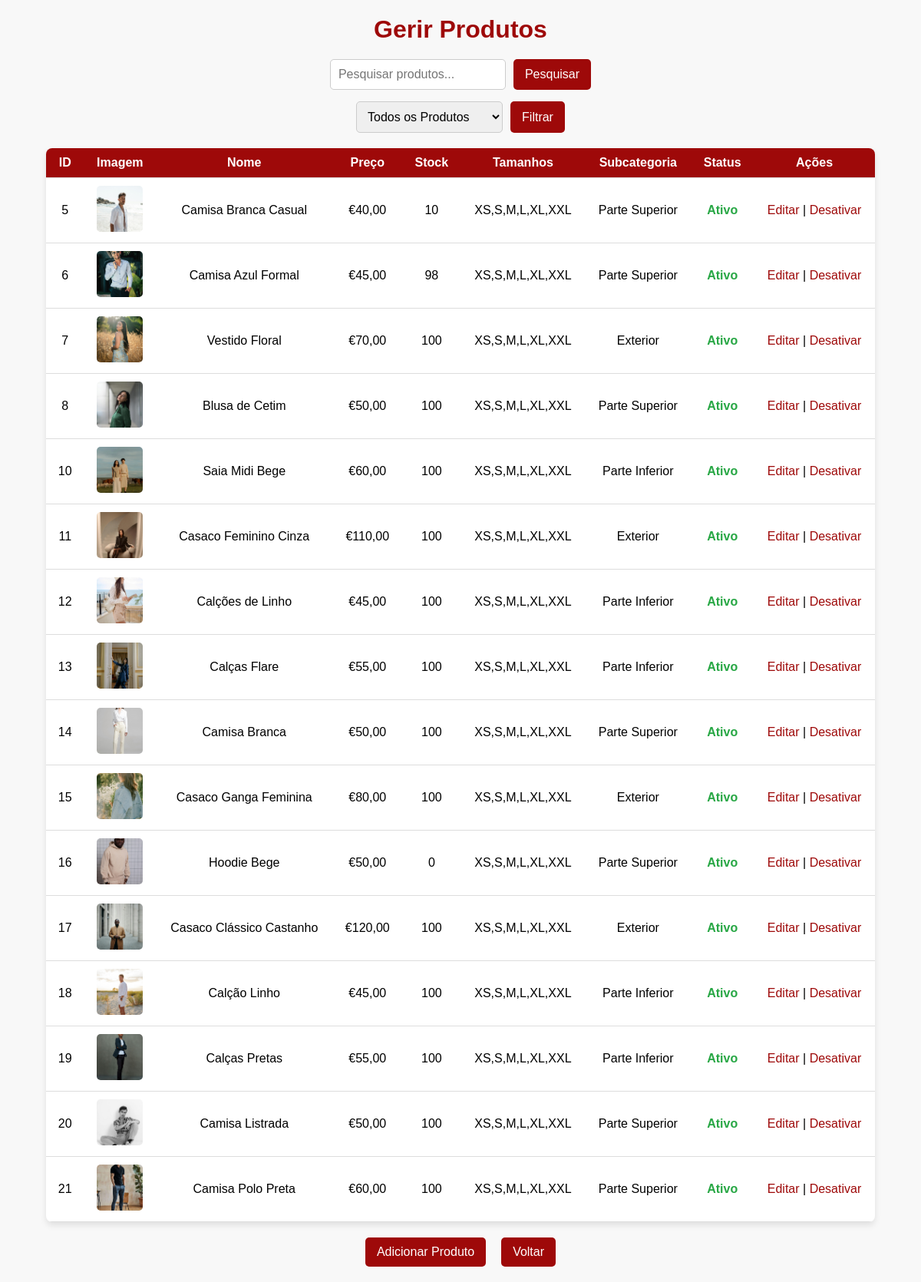
Before: /adm/manage_products.php (signed in) with the older database file.
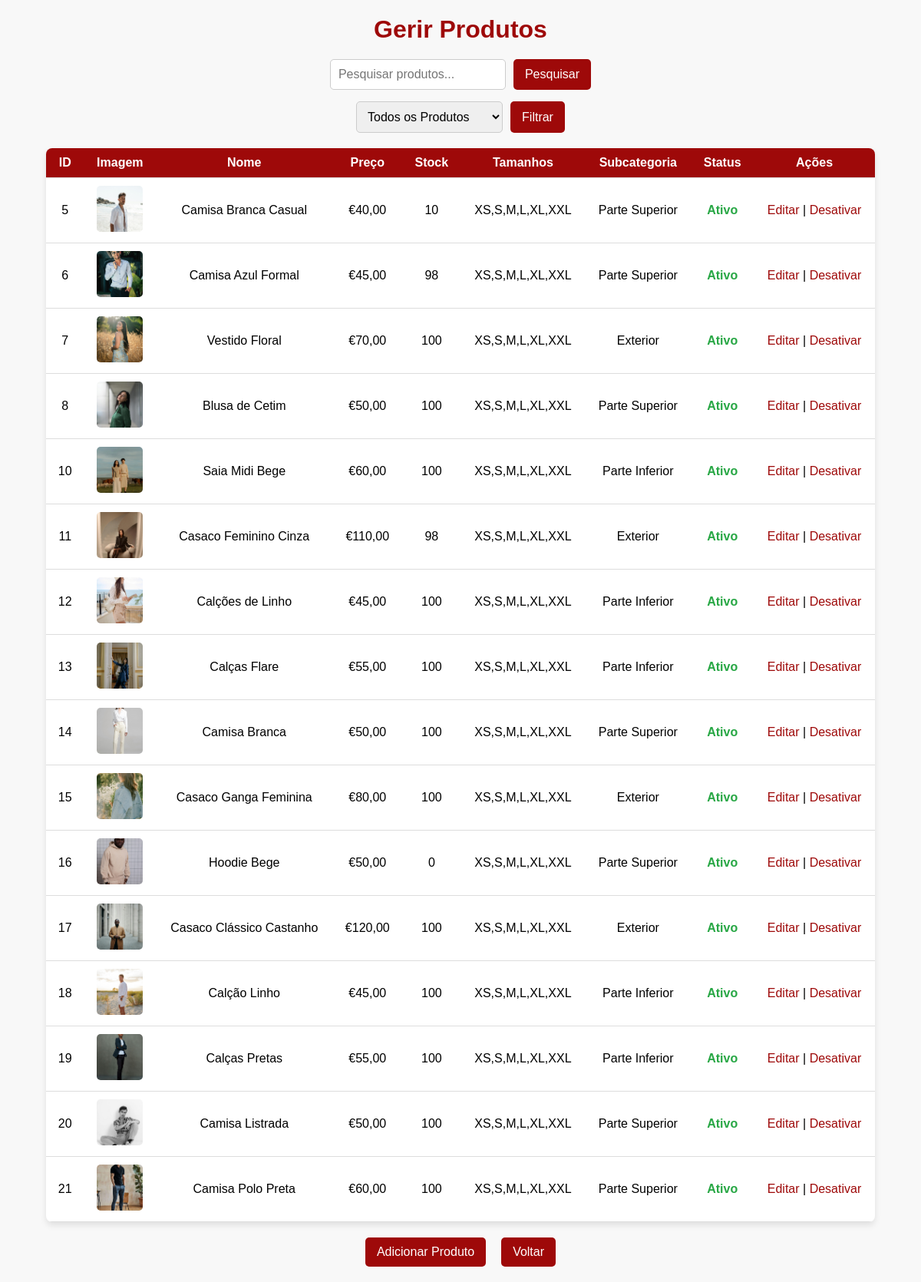
After: the same page with the newer database file.
### tables this page shows
CREATE TABLE `products` (
  `id` int(11) NOT NULL,
  `name` varchar(255) NOT NULL,
  `description` text DEFAULT NULL,
  `price` decimal(10,2) NOT NULL,
  `image` varchar(255) DEFAULT NULL,
  `stock` int(11) DEFAULT 0,
  `category_id` int(11) DEFAULT NULL,
  `created_at` timestamp NOT NULL DEFAULT current_timestamp(),
  `sizes` varchar(255) DEFAULT NULL,
  `sub_category` varchar(255) NOT NULL,
  `active` tinyint(1) NOT NULL DEFAULT 1
);

### adm/manage_products.php (the view, shortened to what this page needs)
<?php
require_once '../includes/db_connection.php';
$categoryFilter = isset($_GET['category']) ? $_GET['category'] : 'all';
$searchQuery = isset($_GET['search']) ? $_GET['search'] : '';
try {
    $query = 'SELECT * FROM products WHERE 1';
    $params = [];
    $stmt = $pdo->prepare($query);
    $stmt->execute($params);
    $products = $stmt->fetchAll(PDO::FETCH_ASSOC);
} catch (PDOException $e) {
    die("Erro ao conectar com a base de dados: " . $e->getMessage());
}
?>
<!DOCTYPE html>
<html lang="en">
<head>
    <link rel="stylesheet" href="../css/admin_perfil.css">
</head>
<body class="manage-products">
    <h1>Gerir Produtos</h1>
    <div class="search-container">
        <form method="GET" action="manage_products.php">
            <input type="text" name="search" placeholder="Pesquisar produtos..." value="<?= htmlspecialchars($searchQuery) ?>">
            <button type="submit">Pesquisar</button>
        </form>
    </div>
    <div class="filter-container">
        <form method="GET" action="manage_products.php">
            <select name="category">
                <option value="all" <?= $categoryFilter === 'all' ? 'selected' : '' ?>>Todos os Produtos</option>
            </select>
            <button type="submit">Filtrar</button>
        </form>
    </div>
    <table>
        <thead>
            <tr>
                <th>ID</th>
                <th>Imagem</th>
                <th>Nome</th>
                <th>Preço</th>
                <th>Stock</th>
                <th>Tamanhos</th>
                <th>Subcategoria</th>
                <th>Status</th>
                <th>Ações</th>
            </tr>
        </thead>
        <tbody>
            <?php foreach ($products as $product): ?>
                <tr>
                    <td><?php echo $product['id']; ?></td>
                    <td>
                        <img src="<?php echo htmlspecialchars($product['image']); ?>" alt="<?php echo htmlspecialchars($product['name']); ?>">
                    </td>
                    <td><?php echo htmlspecialchars($product['name']); ?></td>
                    <td>€<?php echo number_format($product['price'], 2, ',', '.'); ?></td>
                    <td><?php echo $product['stock']; ?></td>
                    <td><?php echo htmlspecialchars($product['sizes']); ?></td>
                    <td><?php echo htmlspecialchars($product['sub_category']); ?></td>
                    <td>
                        <?php if ($product['active']): ?>
                            <span class="status-active">Ativo</span>
                        <?php else: ?>
                            <span class="status-inactive">Inativo</span>
                        <?php endif; ?>
                    </td>
                    <td>
                        <a href="edit_product.php?id=<?php echo $product['id']; ?>">Editar</a> |
                        <?php if ($product['active']): ?>
                            <a href="manage_products.php?action=deactivate&id=<?php echo $product['id']; ?>"
                                onclick="return confirm('Tem certeza que deseja desativar este produto? Ele não aparecerá mais no site.');">Desativar</a>
                        <?php else: ?>
                            <a href="manage_products.php?action=activate&id=<?php echo $product['id']; ?>"
                                onclick="return confirm('Tem certeza que deseja ativar este produto? Ele ficará visível no site.');">Ativar</a>
                        <?php endif; ?>
                    </td>
                </tr>
            <?php endforeach; ?>
        </tbody>
    </table>
    <div class="admin-actions">
        <a href="add_product.php">Adicionar Produto</a>
        <a href="admin_dashboard.php">Voltar</a>
    </div>
</body>
</html>

### css/admin_perfil.css (style rules this page uses)
body { font-family: Arial, sans-serif; background-color: #f8f8f8; margin: 0; padding: 0; }
h1 { text-align: center; color: #9e0909; }
a { text-decoration: none; color: #9e0909; }
.manage-products h1 { margin: 20px 0; }
.search-container, .filter-container { display: flex; justify-content: center; margin: 15px 0; }
.search-container form, .filter-container form { display: flex; gap: 10px; }
.search-container input[type="text"], .filter-container select { padding: 10px; border: 1px solid #ccc; border-radius: 5px; font-size: 1rem; }
.search-container button, .filter-container button { padding: 10px 15px; background-color: #9e0909; color: white; border: none; border-radius: 5px; cursor: pointer; font-size: 1rem; }
table th, table td { padding: 10px 15px; text-align: center; border-bottom: 1px solid #ddd; }
table th { background-color: #9e0909; color: white; }
table td img { width: 60px; height: 60px; object-fit: cover; border-radius: 5px; }
.status-active { color: #28a745; font-weight: bold; }
.admin-actions { display: flex; justify-content: center; gap: 20px; margin: 20px 0; }
.admin-actions a { background-color: #9e0909; color: white; padding: 10px 15px; border-radius: 5px; text-decoration: none; font-size: 1rem; }
table { width: 90%; margin: 20px auto; border-collapse: collapse; box-shadow: 0 4px 8px rgba(0, 0, 0, 0.1); background-color: white; border-radius: 8px; overflow: hidden; }
table td { font-size: 1rem; }

Changed rows visible on the page:
changed products "Casaco Feminino Cinza": stock "100" → "98"
